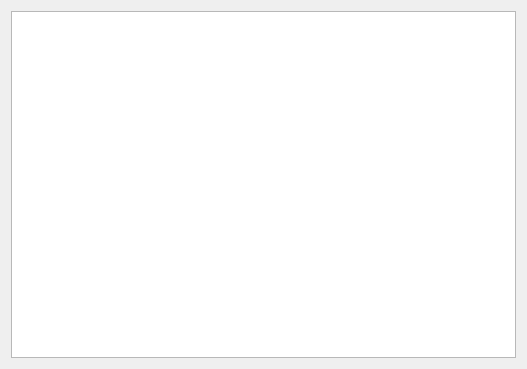
<?xml version="1.0" encoding="UTF-8"?>
<ui version="4.0">
 <class>Statistic</class>
 <widget class="QWidget" name="Statistic">
  <property name="geometry">
   <rect>
    <x>0</x>
    <y>0</y>
    <width>527</width>
    <height>369</height>
   </rect>
  </property>
  <property name="font">
   <font>
    <pointsize>10</pointsize>
   </font>
  </property>
  <property name="windowTitle">
   <string>Form</string>
  </property>
  <layout class="QVBoxLayout" name="verticalLayout">
   <item>
    <widget class="QTableWidget" name="tableWidget"/>
   </item>
  </layout>
 </widget>
 <resources/>
 <connections/>
</ui>
